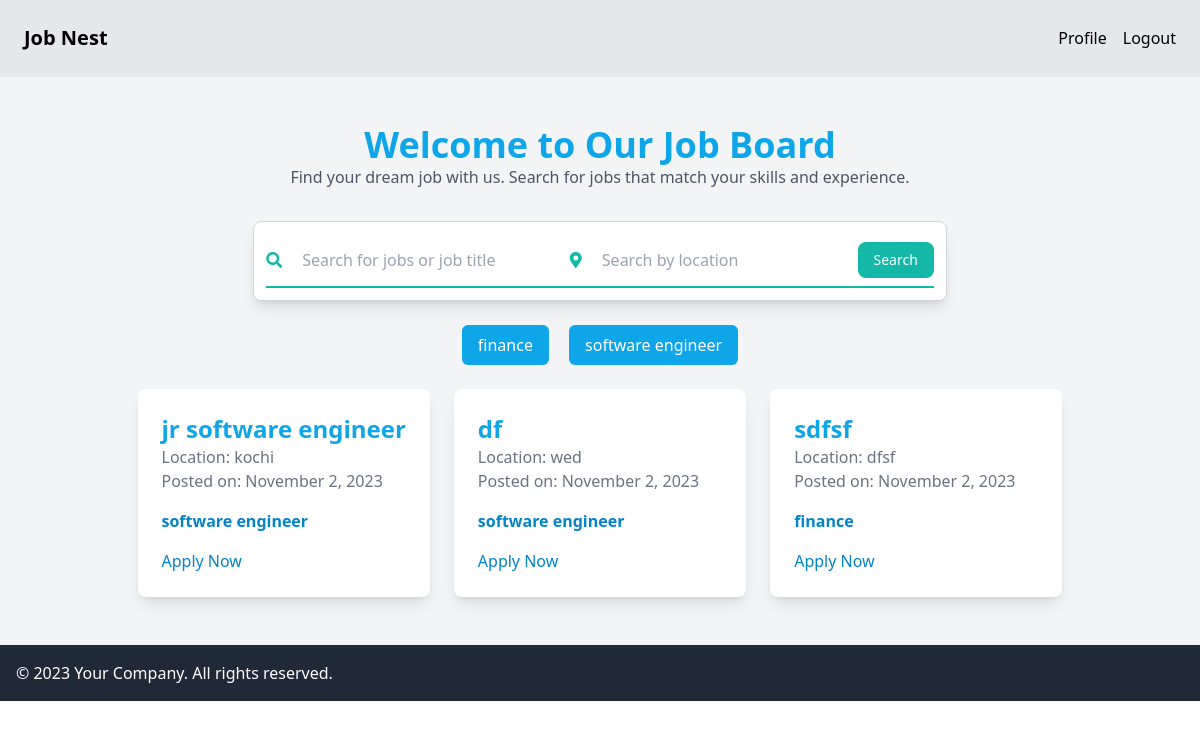
The page / (signed in) on the database its author committed.
### jobs/models.py (models this page shows, shortened)
class Category(models.Model):
    name = models.CharField(max_length=255)
    class Meta:
        ordering = ('name',)
    def __str__(self):
        return self.name

class JobListing(models.Model):
    created_by = models.ForeignKey(User, on_delete=models.CASCADE)
    category = models.ForeignKey(Category, on_delete=models.CASCADE)
    title = models.CharField(max_length=200)
    expired = models.BooleanField(default=False)
    description = models.TextField()
    location = models.CharField(max_length=100)
    created_at = models.DateTimeField(auto_now_add=True)

### jobs/views.py (the view)
# urls.py: path('', views.user, name='user'),
def user(request):
    job = JobListing.objects.all()
    search_in = request.GET.get('query')
    search = request.GET.get('location')
    category_id = request.GET.get('category', 0)
    categories = Category.objects.all()
    if search_in:
        job = JobListing.objects.filter(category__name__icontains=search_in,
                                       location__icontains=search)
    context = {
        'jobs': job,
        'categories': categories,
        'category_id': int(category_id),
    }
    return render(request, 'user.html', context)

### jobs/templates/user.html (shortened to what this page needs)
{% extends 'base.html' %}
{% block content %}
<div class="px-4 py-6">
    <div class="w-full max-w-screen-xl mx-auto">
        <div class="text-center mb-8">
            <h1 class="text-4xl font-semibold text-sky-500">Welcome to Our Job Board</h1>
            <p class="text-gray-600">Find your dream job with us. Search for jobs that match your skills and experience.</p>
        </div>
        <form action="/" method="GET" class="w-full md:w-3/4 mx-auto bg-white p-3 rounded-lg shadow-lg border border-gray-300">
            <div class="flex items-center border-b border-b-2 border-teal-500 py-2">
                <i class="fas fa-search text-teal-500 mr-3"></i>
                <input type="text" name="query" class="appearance-none bg-transparent border-none w-1/2 text-gray-700 py-1 px-2 leading-tight focus:outline-none"
                    placeholder="Search for jobs or job title">
                <i class="fas fa-map-marker-alt text-teal-500 mx-3"></i>
                <input type="text" name="location" class="appearance-none bg-transparent border-none w-1/2 text-gray-700 py-1 px-2 leading-tight focus:outline-none"
                    placeholder="Search by location">
                <button type="submit"
                    class="flex-shrink-0 bg-teal-500 hover:bg-teal-700 text-sm text-white py-2 px-4 rounded-lg focus:outline-none">Search</button>
            </div>
        </form>
    </div>
        <div class="text-center my-6">
            {% for category in categories %}
                <a href="{% url 'user' %}?query={{ query }}&category={{ category.id }}">
                    <button class="bg-sky-500 text-white px-4 py-2 mx-2 rounded-md hover:bg-sky-700{% if category.id == category_id %} bg-gray-200{% endif %}">
                        {{ category.name }}
                    </button>
                </a>
            {% endfor %}
        </div>
    <div class="grid grid-cols-1 md:grid-cols-3 gap-6">
        {% for job in jobs %}
        <div class="bg-white rounded-lg shadow-lg hover:shadow-xl hover:bg-gray-100">
            <div class="p-6">
                <h2 class="text-2xl font-semibold text-sky-500">{{ job.title }}</h2>
                <p class="text-gray-500">Location: {{ job.location }}</p>
                <p class="text-gray-500">Posted on: {{ job.created_at|date:"F j, Y" }}</p>
                <div class="mt-4">
                    <p class="text-sky-600 font-semibold">{{ job.category }}</p>
                </div>
                <div class="mt-4">
                    <a href="{% url 'job_details' job.id %}" class="text-sky-600 hover:underline">Apply Now</a>
                </div>
            </div>
        </div>
        {% endfor %}
    </div>
</div>
{% endblock %}

### rows shown on the page
Category: name "finance"
Category: name "software engineer"
JobListing: title "jr software engineer", location "kochi", created_at "November 2, 2023", category "software engineer"
JobListing: title "df", location "wed", created_at "November 2, 2023", category "software engineer"
JobListing: title "sdfsf", location "dfsf", created_at "November 2, 2023", category "finance"
